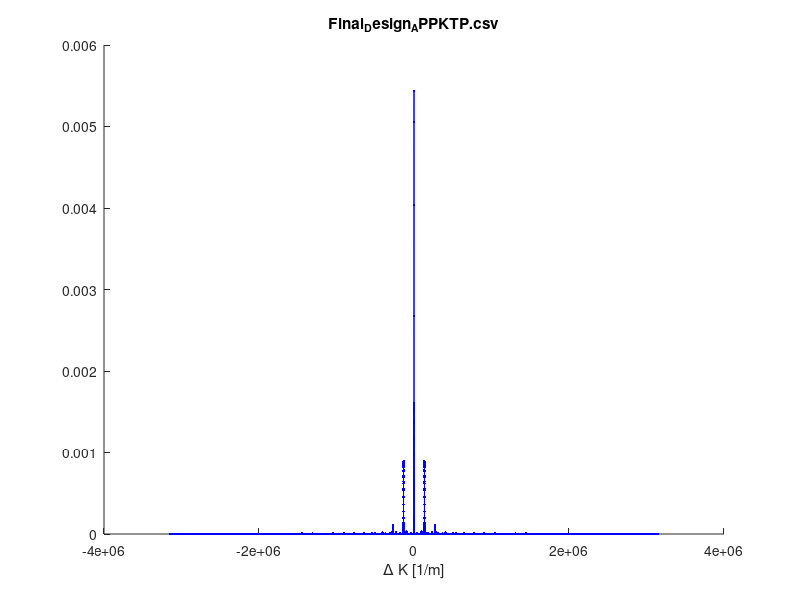

MATLAB code to generate this figure:
clear all;
close all;

M=csvread('Design_F_R.csv');


% figure; 
% plot(M); 
% figure;
% plot(diff(M),'r.'); 
 Zvec=0;
for ii=1:2:round(length(M))-1;
    Zvec=[Zvec, ones(1,round((M(ii))))];
    Zvec=[Zvec, -ones(1,round((M(ii+1))))];
 
end 

Zvec=padarray(Zvec,[0,100000]);
ZZ=fftshift(fft(Zvec))./length(Zvec);
%ZV1=(M(end-6));
ZV1=length(Zvec);
ZV=-pi:(2*pi/ZV1):pi;
figure;
CC=abs(length(ZZ)-length(ZV));
figure;
hold on;
plot(ZV(1:end-1).*1e6,abs(ZZ).^2,'b.-');
xlabel('\Delta K [1/m]');
title('Final_Design_APPKTP.csv');
